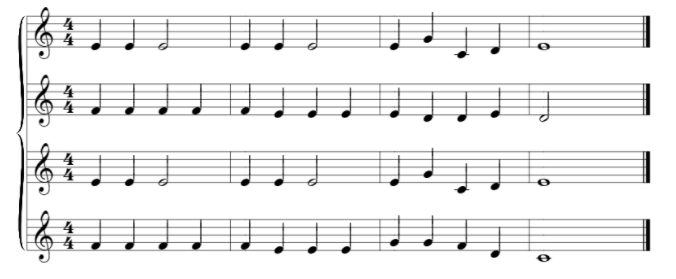
#> input picture processing/Staff detection/sample.png, 676 x 279 px
$ jupyter execute 'Staff Lines Removal.ipynb'
#> lines starting #> are read from the running program, lines starting #| are printed output that depends on the picture; after the words box and inside, x2 and y2 are one past the last pixel; in counts of white or black regions, pixels touching at a corner belong together
[cell 1]
import cv2
import numpy as np
import skimage.io as io
from skimage.filters import threshold_otsu
from skimage import color
from skimage import feature
import matplotlib.pyplot as plt
from skimage import measure
from commonfunctions import *

[cell 2]
def staff_removal(in_img, thresh):
    filterOne = np.array([[0, 0, 0],[1, 1, 1],[0, 0, 0]], np.uint8)
    filterTwo = np.array([[0, 1, 0],[1, 1, 1],[0, 1, 0]], np.uint8)
    erosion = cv2.erode(in_img, filterOne, iterations=1)
    outputImg = cv2.dilate(erosion, filterTwo, iterations=1)

    return outputImg;

[cell 3]
in_img = io.imread('sample.png', as_gray=True)
#> in_img is the input picture: shape (279, 676) float64; min 0, max 1, mean 0.934
thresh = threshold_otsu(in_img)
#> thresh = 0.76
binary = in_img.copy()
binary[binary > thresh] = 1
#> binary: shape (279, 676) float64; 19.08% of pixels changed, all inside (x1, y1, x2, y2) = (15, 6, 651, 263)

out_img = staff_removal(binary.copy(), thresh)

io.imshow(in_img)
io.show()


io.imsave('./output.jpg', (out_img * 255).astype(np.uint8))
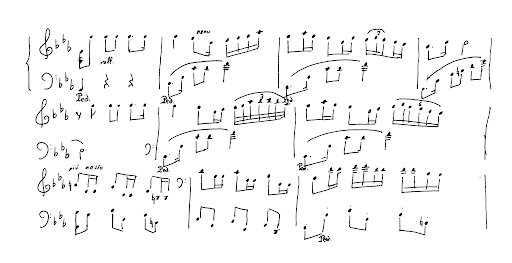
#> input picture processing/Staff detection/unnamed.png, 512 x 263 px
#> further down, img is the input picture: shape (263, 512, 3); min 0, max 255, mean 246.2
io.imshow(out_img)
io.show()

[cell 4]
''' file name : findcontours.py
Description : This sample shows how to find and draw contours
This is Python version of this tutorial : http://opencv.itseez.com/doc/tutorials/imgproc/shapedescriptors/find_contours/find_contours.html#find-contours
Level : Beginner
Benefits : Learn to use 1) cv2.findContours() and 2)cv2.drawContours()
Usage : python findcontours.py
Written by : Abid K. (abidrahman2@gmail.com) , Visit opencvpython.blogspot.com for more tutorials'''

import cv2
import numpy as np
import skimage.io as io

def thresh_callback(thresh):
#> called with thresh = 100
    edges = cv2.Canny(gray,thresh,thresh*2)
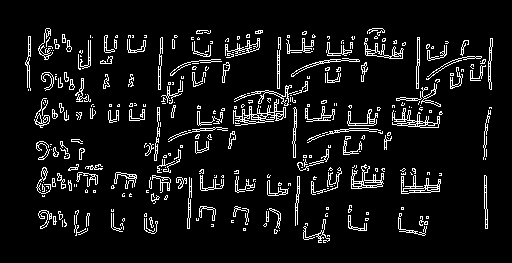
#> edges: shape (263, 512); 7.7% white in thin lines or dots, all inside (x1, y1, x2, y2) = (25, 28, 493, 243)
    drawing = np.zeros(img.shape,np.uint8)     # Image to draw the contours
    contours,hierarchy = cv2.findContours(edges,cv2.RETR_EXTERNAL,cv2.CHAIN_APPROX_SIMPLE)
#> contours = 325 contours, 244 with area under 20; largest, box (x1, y1, x2, y2) and area: (233, 99, 286, 126) 408, (351, 164, 384, 189) 273, (401, 175, 441, 194) 266, (392, 108, 440, 128) 262, (364, 38, 404, 59) 232


    one_contour = np.zeros(img.shape,np.uint8)
    for cnt in contours:
        x,y,w,h = cv2.boundingRect(cnt)

        thickness = 2
        color = (255, 0, 0)
        one_contour = cv2.rectangle(one_contour, (x, y), (x + w, y + h), color, thickness)
#> this loop made 325 passes
#> (x, y, w, h) on passes 1 to 3: (327, 235, 3, 2), (279, 230, 1, 1), (274, 229, 4, 5)
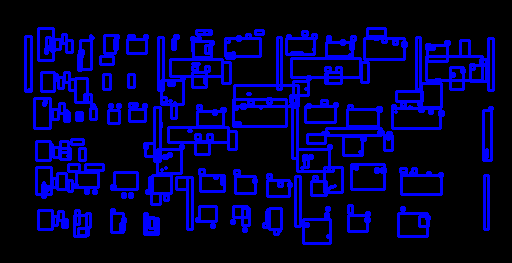
#> one_contour: shape (263, 512, 3); mean of channels 0, 1, 2 51.7, 0, 0; drawn as B, G, R
    io.imshow(gray)
    io.show()
    io.imshow(one_contour)
    io.show()
#     filterTwo = np.array([[0, 0, 0],[1, 1, 1],[0, 0, 0]], np.uint8)
# #     outputImg = cv2.dilate(one_contour, filterTwo, iterations=1)
#     io.imshow(outputImg)
#     io.show()


img = cv2.imread('unnamed.png')
gray = cv2.cvtColor(img,cv2.COLOR_BGR2GRAY)

# cv2.namedWindow('input',cv2.WINDOW_AUTOSIZE)

thresh = 100
max_thresh = 255

# cv2.createTrackbar('canny thresh:','input',thresh,max_thresh,thresh_callback)

thresh_callback(thresh)

if cv2.waitKey(0) == 27:
#> (key Esc is pressed here)
    cv2.destroyAllWindows()

[cell 5]
def segmentation(gray):
    original_image = gray.copy()
    blurred = cv2.GaussianBlur(gray, (3, 3), 0)
    thresh = cv2.threshold(blurred, 160, 255, cv2.THRESH_BINARY_INV)[1]
    kernel = cv2.getStructuringElement(cv2.MORPH_RECT, (3,3))
    dilate = cv2.dilate(thresh, kernel , iterations=4)

    cv2.imshow("thresh", thresh)
    cv2.imshow("dilate", dilate)

    # Find contours in the image
    cnts = cv2.findContours(dilate.copy(), cv2.RETR_TREE, cv2.CHAIN_APPROX_SIMPLE)
    cnts = cnts[0] if len(cnts) == 2 else cnts[1]

    contours = []

    threshold_min_area = 0
    threshold_max_area = 3000

    for c in cnts:
        x,y,w,h = cv2.boundingRect(c)
        area = cv2.contourArea(c)
        if area > threshold_min_area and area < threshold_max_area:
            original_image = cv2.rectangle(original_image, (x,y), (x+w, y+h), (0,255,0),1)
            contours.append(c)

    print('contours detected: {}'.format(len(contours)))

    cv2.imshow("original", original_image)
    if cv2.waitKey(0) == 27:
        cv2.destroyAllWindows()

[cell 6]
import cv2

image = cv2.imread('sedooooooo.png')
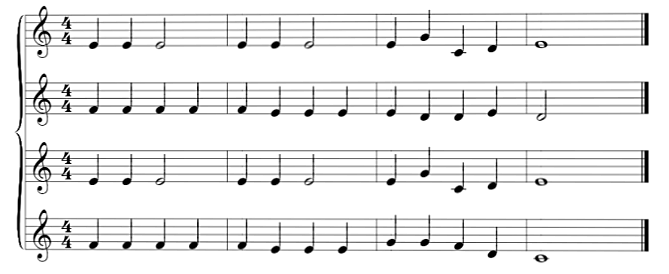
#> input picture processing/Staff detection/sedooooooo.png, 669 x 274 px
#> image is the input picture: shape (274, 669, 3); min 0, max 255, mean 235.8
gray = cv2.cvtColor(image,cv2.COLOR_BGR2GRAY)
#> gray: shape (274, 669)
thresh = cv2.threshold(gray, 0, 255, cv2.THRESH_BINARY_INV + cv2.THRESH_OTSU)[1]
#> thresh: shape (274, 669); 11.7% white in thin lines or dots, all inside (x1, y1, x2, y2) = (15, 6, 649, 263)

# Remove horizontal
horizontal_kernel = cv2.getStructuringElement(cv2.MORPH_RECT, (25,1))
detected_lines = cv2.morphologyEx(thresh, cv2.MORPH_OPEN, horizontal_kernel, iterations=2)
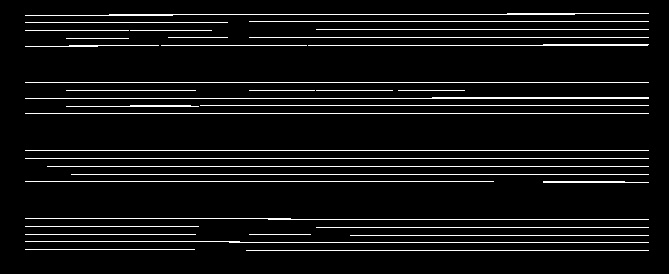
#> detected_lines: shape (274, 669); 6.7% white in thin lines or dots, all inside (x1, y1, x2, y2) = (25, 13, 649, 251)
cnts = cv2.findContours(detected_lines, cv2.RETR_EXTERNAL, cv2.CHAIN_APPROX_SIMPLE)
#> cnts = 36 contours, 29 with area under 20; largest, box (x1, y1, x2, y2) and area: (25, 97, 649, 99) 216, (25, 13, 649, 16) 132, (308, 44, 649, 46) 105, (543, 181, 649, 183) 82, (66, 105, 199, 107) 61, (25, 45, 159, 47) 29, (25, 218, 649, 220) 23
cnts = cnts[0] if len(cnts) == 2 else cnts[1]
for c in cnts:
    cv2.drawContours(image, [c], -1, (255,255,255), 2)
#> this loop made 36 passes
#> c on passes 1, 2, 4, 5, 6, 7, 8, 11, 12, 13, 14, 15: [[246, 250], [648, 250]], [[25, 249], [194, 249]], [[350, 235], [648, 235]], [[249, 234], [310, 234]], [[25, 234], [195, 234]], [[316, 227], [648, 227]], [[25, 226], [198, 226]], [[25, 181], [493, 181]], [[71, 174], [648, 174]], [[47, 166], [648, 166]], [[25, 158], [648, 158]], [[25, 150], [648, 150]]
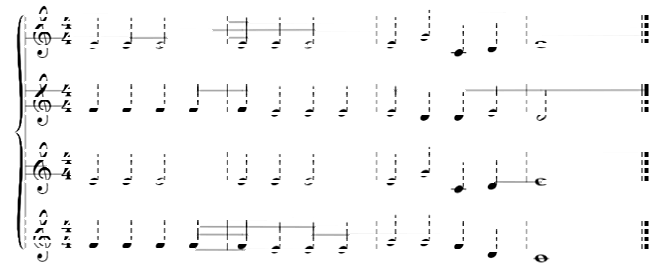
#> image: shape (274, 669, 3); 16.19% of pixels changed, all inside (x1, y1, x2, y2) = (24, 12, 650, 252)

# Repair image
repair_kernel = cv2.getStructuringElement(cv2.MORPH_RECT, (1,6))
#> repair_kernel = [1, 1, 1, 1, 1, 1]
result = 255 - cv2.morphologyEx(255 - image, cv2.MORPH_CLOSE, repair_kernel, iterations=1)
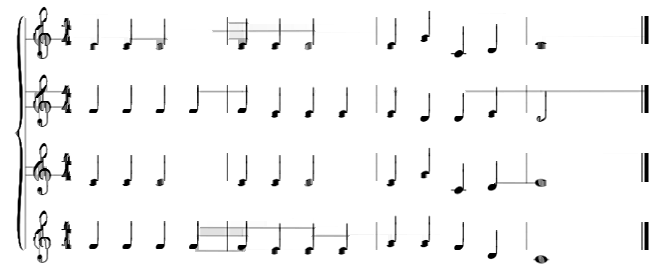
#> result: shape (274, 669, 3); min 0, max 255, mean 245.7

cv2.imwrite('XDDDDD.png', result)
#> Out = True

[cell 7]
import numpy as np
import cv2

original_image = cv2.imread("XDDDDD.png")
image = original_image.copy()

gray = cv2.cvtColor(image, cv2.COLOR_BGR2GRAY)

segmentation(gray)
#> in segmentation, `thresh = cv2.threshold(blurred, 160, 255, cv2.THRESH_BINARY_INV)[1]`:
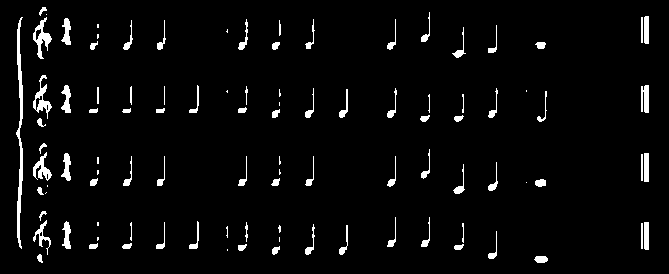
#> thresh: shape (274, 669); 3.7% white; 101 white regions (22 under 20 px), largest, box (x1, y1, x2, y2) and area: (16, 17, 23, 249) 735, (33, 17, 52, 59) 301, (33, 75, 52, 119) 275
#> in segmentation, `kernel = cv2.getStructuringElement(cv2.MORPH_RECT, (3,3))`: kernel = [[1, 1, 1], [1, 1, 1], [1, 1, 1]]
#> in segmentation, `dilate = cv2.dilate(thresh, kernel , iterations=4)`:
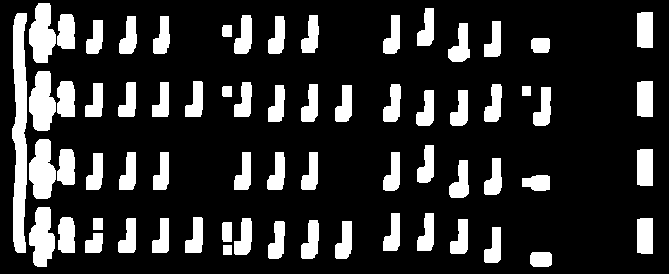
#> dilate: shape (274, 669); 18.5% white; 67 white regions
#> in segmentation, `cnts = cv2.findContours(dilate.copy(), cv2.RETR_TREE, cv2.CHAIN_APPROX..`: cnts = 67 contours; largest, box (x1, y1, x2, y2) and area: (12, 13, 27, 253) 2574, (29, 139, 56, 199) 1104, (29, 71, 56, 131) 1103, (29, 3, 56, 63) 1076, (29, 207, 55, 267) 1028
#> the loop in segmentation, `for c in cnts:` made 67 passes
#> (x, y, w, h, area) on passes 1, 3, 4, 5, 6, 7, 8, 9, 10, 11, 12, 13: (530, 252, 22, 15, 281.5), (85, 233, 18, 20, 256.5), (484, 227, 17, 36, 380.5), (222, 222, 10, 20, 169), (335, 221, 17, 38, 416), (268, 221, 17, 38, 410.5), (301, 220, 18, 39, 444.5), (450, 219, 18, 35, 393), (637, 218, 16, 36, 519), (234, 218, 18, 37, 423.5), (152, 218, 17, 35, 367.5), (118, 218, 18, 35, 393.5)
#> (c, x, y, w, h, area) on passes 2, 14, 37: ([[223, 245], [223, 254], [231, 254], [231, 245]], 223, 245, 9, 10, 72), ([[93, 218], [93, 229], [102, 229], [102, 218]], 93, 218, 10, 12, 99), ([[522, 86], [522, 95], [530, 95], [530, 86]], 522, 86, 9, 10, 72)
#> after the loop in segmentation, `for c in cnts:`:
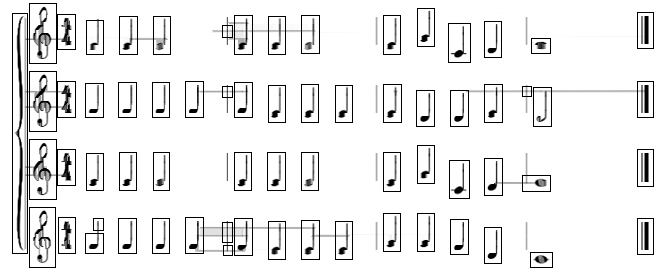
#> original_image: shape (274, 669); min 0, max 255, mean 235.5
#| contours detected: 67
#> (key Esc is pressed here)
